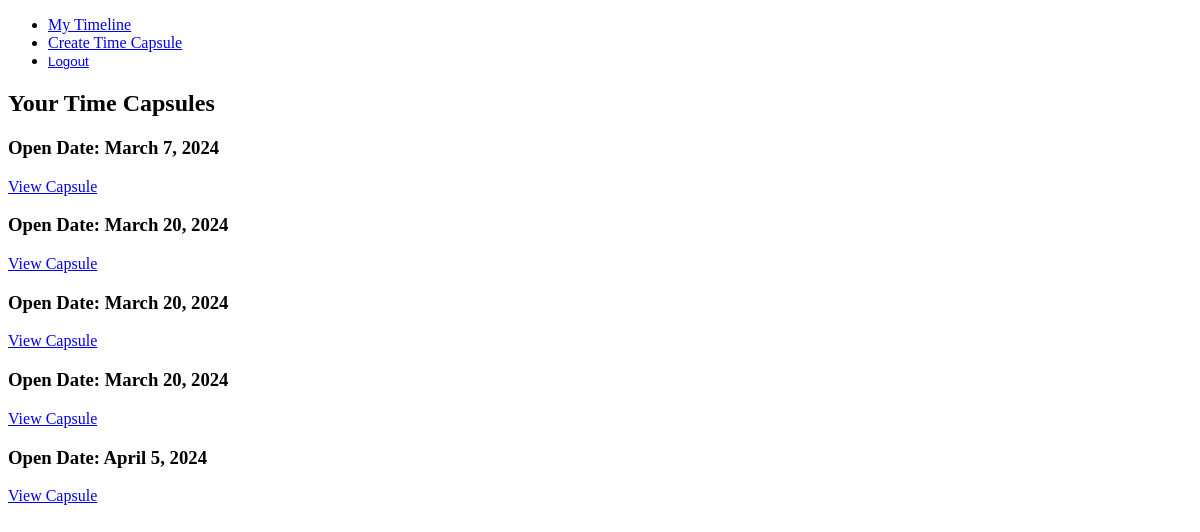
Before: /timeline/ (signed in) with the older database file.
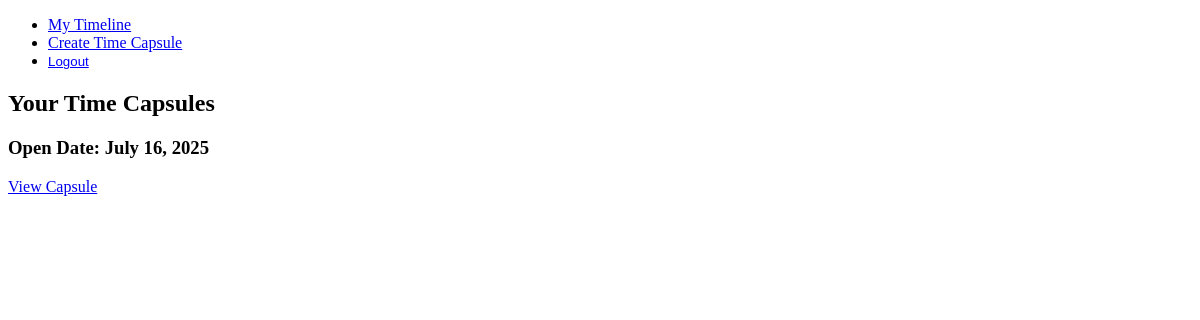
After: the same page with the newer database file.
### capsules/models.py (models this page shows)
class TimeCapsule(models.Model):
    creator = models.ForeignKey(User, on_delete=models.CASCADE)
    open_date = models.DateField()
    message = models.TextField()
    image = models.ImageField(upload_to='images/', blank=True, null=True)
    created_at = models.DateTimeField(auto_now_add=True)

### capsules/views.py (the view)
# urls.py: path('timeline/', views.user_timeline, name='user_timeline'),
@login_required
def user_timeline(request):
    user_capsules = TimeCapsule.objects.filter(creator=request.user).order_by('open_date')
    return render(request, 'user_timeline.html', {'user_capsules': user_capsules})

### capsules/template/user_timeline.html
{% extends 'base.html' %}
{% block content %}
<h2>Your Time Capsules</h2>
<div>
    {% for capsule in user_capsules %}
    <div>
        <h3>Open Date: {{ capsule.open_date }}</h3>
        <a href="{% url 'time_capsule_detail' capsule.id %}">View Capsule</a>
    </div>
    {% empty %}
    <p>You have no time capsules.</p>
    {% endfor %}
</div>
{% endblock %}

### capsules/template/base.html (shortened to what this page needs)
<!DOCTYPE html>
<html lang="en">
<head>
</head>
<body>
<nav>
    <ul>
        <li><a href="{% url 'user_timeline' %}">My Timeline</a></li>
        <li><a href="{% url 'create_time_capsule' %}">Create Time Capsule</a></li>
        <li><form action="{% url 'logout' %}" method="post" style="display: inline;">
            <button type="submit"
                    style="background: none!important; border: none;
                        padding: 0!important; font-family: Arial, sans-serif; color: blue;
                        text-decoration: underline; cursor: pointer;">
                        Logout
            </button>
        </form>
        </li>
    </ul>
</nav>
{% block content %}{% endblock %}
</body>
</html>

Changed rows visible on the page:
removed TimeCapsule: open_date "March 7, 2024"
removed TimeCapsule: open_date "March 20, 2024"
removed TimeCapsule: open_date "March 20, 2024"
removed TimeCapsule: open_date "March 20, 2024"
removed TimeCapsule: open_date "April 5, 2024"
added TimeCapsule: open_date "July 16, 2025"
